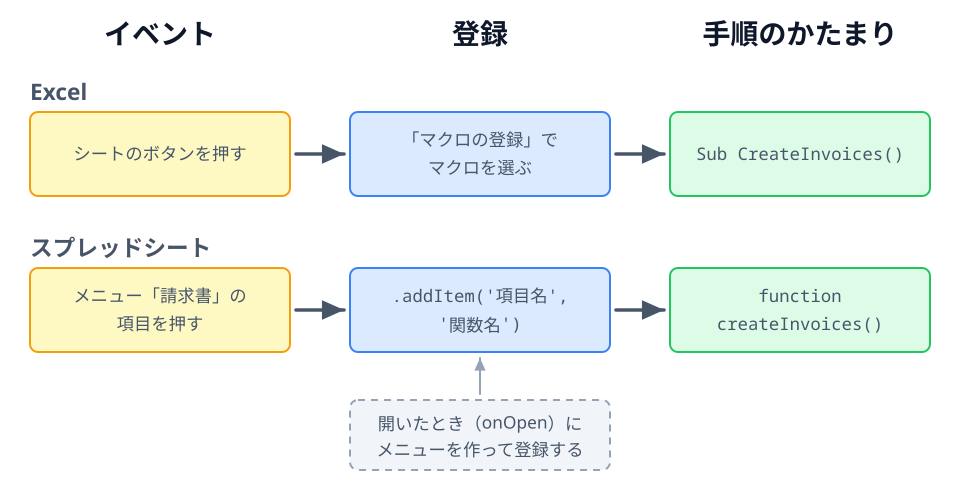

The Python source for this figure:
"""5-3: Excel のボタンとスプレッドシートのメニューは、同じ「イベント → 登録 → 手順のかたまり」（SOURCE-PATH-GOAL）。"""
import sys
sys.path.insert(0, "/Users/seekseep/.claude/skills/genfig")
from genfig import Canvas

c = Canvas(960, 500)
W, G, X0 = 260, 60, 30
cols = [X0 + k * (W + G) for k in range(3)]
for x, head in zip(cols, ("イベント", "登録", "手順のかたまり")):
    c.text(x + W / 2, 44, head, scale="heading")

def box(x, y, color, lines, mono=()):
    n = c.sticky(x, y, W, 84, color=color, rx=8, weight="thin")
    n_lines = len(lines)
    for i, s in enumerate(lines):
        yy = y + 42 + (i - (n_lines - 1) / 2) * 28 + 6
        c.text(x + W / 2, yy, s, scale="caption", font="technical" if i in mono else None)
    return n

c.text(X0, 100, "Excel", scale="label", align="left")
e = [box(cols[0], 112, "yellow", ["シートのボタンを押す"]),
     box(cols[1], 112, "blue", ["「マクロの登録」で", "マクロを選ぶ"]),
     box(cols[2], 112, "green", ["Sub CreateInvoices()"], mono=(0,))]
c.text(X0, 256, "スプレッドシート", scale="label", align="left")
s = [box(cols[0], 268, "yellow", ["メニュー「請求書」の", "項目を押す"]),
     box(cols[1], 268, "blue", [".addItem('項目名',", "'関数名')"], mono=(0, 1)),
     box(cols[2], 268, "green", ["function", "createInvoices()"], mono=(0, 1))]
for row in (e, s):
    c.link(row[0], row[1])
    c.link(row[1], row[2])

op = c.sticky(cols[1], 400, W, 70, color="gray", rx=8, weight="thin", dash="dashed")
c.text(cols[1] + W / 2, 430, "開いたとき（onOpen）に", scale="caption")
c.text(cols[1] + W / 2, 456, "メニューを作って登録する", scale="caption")
c.link(op, s[1], primary=False)
c.save("01-button-vs-menu.svg")
